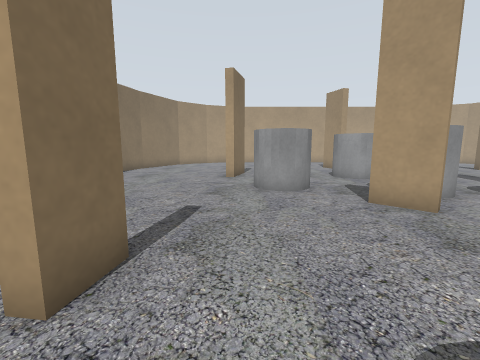
view 1 (above)

19 first-person views from a walk through a robot-simulator world made for Gazebo. The camera is 0.72 m above the floor, tilts 8° down and sees 90° across. The lines on the ground mark 1 m squares. The floor is counted in squares, 0.5 m on a side. Each view is taken from the middle of a square. On the plan, view 1 faces up. The plan holds only what a view shows up to about 13 squares ahead; the rest is blank. The place goes on beyond the plan.

view 2
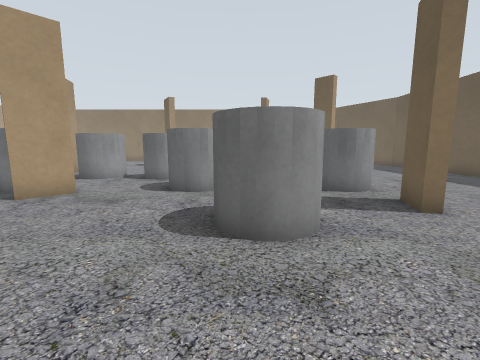

view 3
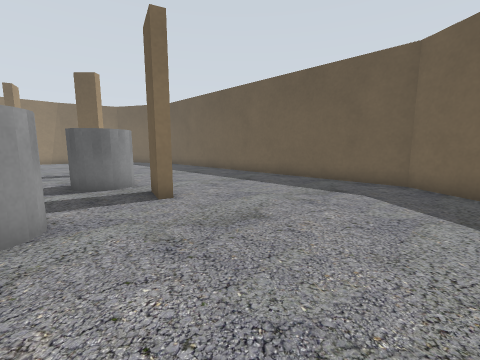

view 4
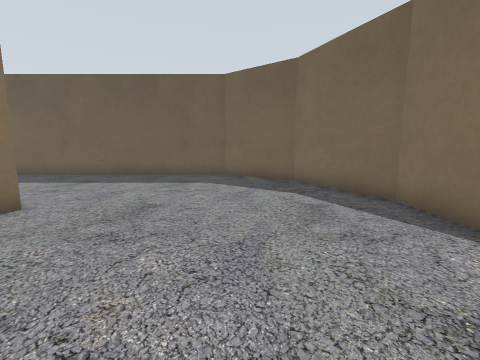

view 5
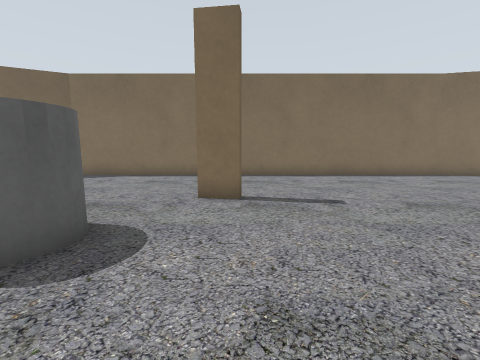

view 6
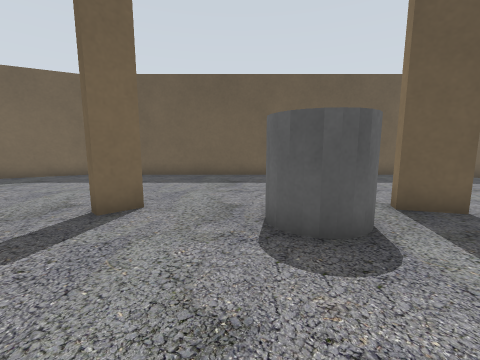

view 7
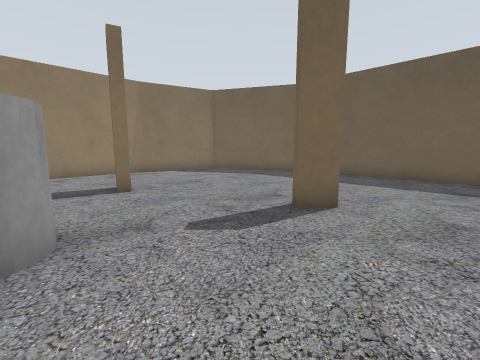

view 8
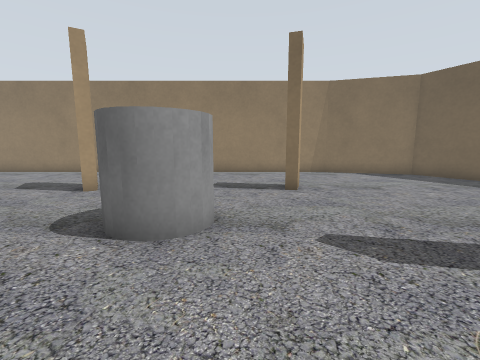

view 9
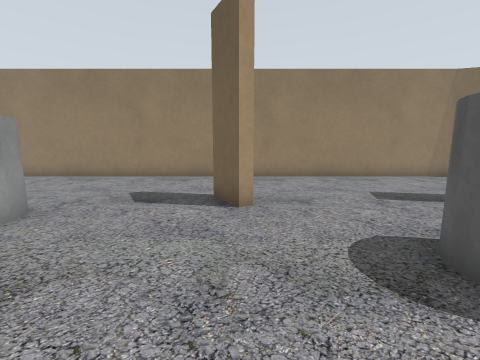

view 10
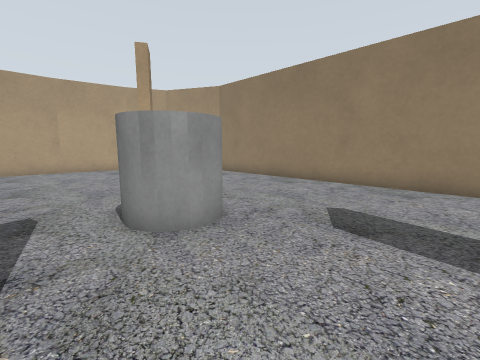

view 11
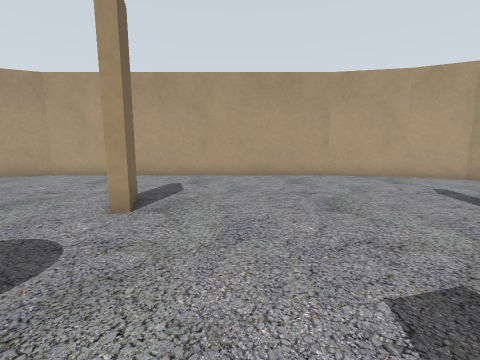

view 12
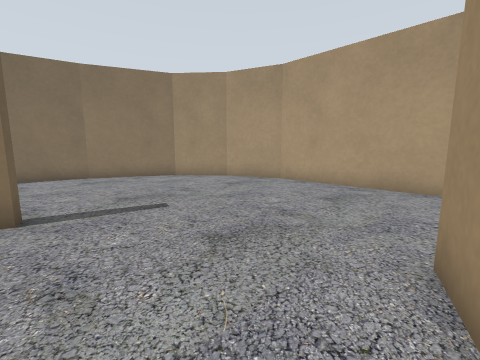

view 13
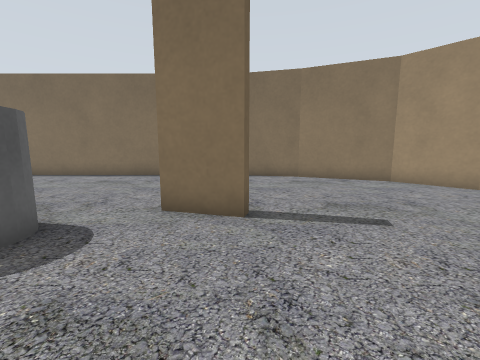

view 14
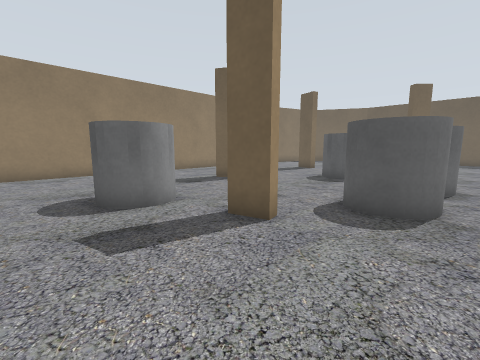

view 15
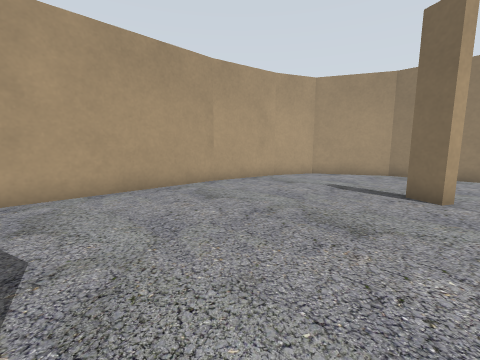

view 16
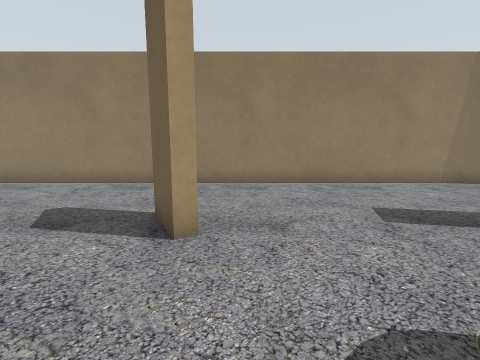

view 17
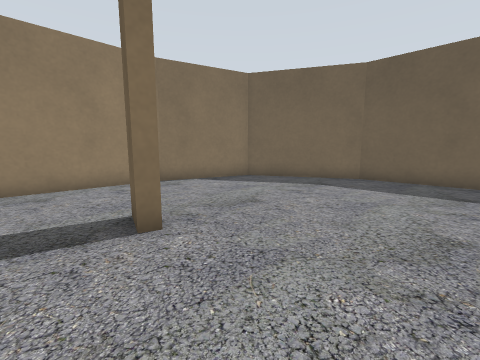

view 18
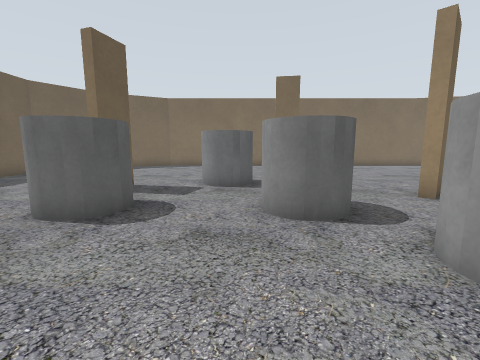

view 19
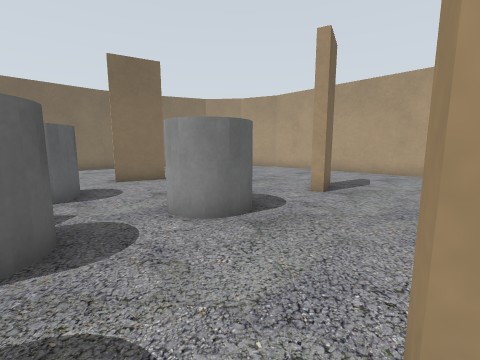

### Floor plan
Points are (right, up) in squares from view 1. A wall is a line through its corners. A room is listed if a view was taken in it or the views show most of it. See-through windows are left out.
Room 1 (views 1, 2, 3, 4, 5, 6, 7, 8, 9, 10, 11, 12, 13, 14, 15, 16, 17, 18, 19)
walls: (4.6, 5.4) (4.3, 5.1) (3.3, 6) (3.6, 6.3) (4.6, 5.4); (10.4, 9.1) (9.9, 9) (9.8, 9.4) (10.8, 9.6); (-1.4, 3.1) (-1.6, 1.8) (-2, 1.9); (16.1, 5.4) (14.8, 4.7) (14.6, 5) (15.9, 5.8); (9.6, -4.9) (9.3, -4.6) (10, -3.9) (10.3, -4.2); (6.1, 15.3) (5.7, 16.6); (2, -4.4) (2.1, -4) (3.4, -4.4) (3.3, -4.8); (-0.1, 13.2) (0.3, 13.1) (-0.3, 11.2) (-0.7, 11.3); (15.9, -2.2) (14.8, -1.9) (14.9, -1.5) (16, -1.8); (6.1, 16.8) (6.6, 15.1) (6.2, 15); (15.4, 15.2) (14.9, 14.4) (14.6, 14.6) (15.1, 15.5); (-7.1, 12.9) (-7.1, -5.2) (-5.3, -9) (-2.3, -11.2) (14.7, -11.2) (19.2, -8.8) (20.4, -4.8); (20.4, -4.9) (20.4, 17.1) (18.8, 20.3) (16.7, 21.3); (13.4, 21.9) (-0.3, 21.9) (-2.9, 20.9) (-4.8, 19.2) (-6.3, 15.8) (-7.1, 12.8); (16.8, 21.2) (13.2, 21.9)
objects: grey cylinder (1, -1) to (2, 0); grey cylinder (1, 8) to (2, 9); grey cylinder (5, -4) to (6, -3); grey cylinder (5, 1) to (6, 2); grey cylinder (5, 7) to (6, 8); grey cylinder (5, 11) to (6, 12); grey cylinder (8, 3) to (9, 4); grey cylinder (8, 6) to (9, 7); grey cylinder (11, 1) to (12, 2); grey cylinder (13, 10) to (14, 11)

Where each view was taken, in squares from view 1:
view 1: 0 up, 0 right, facing up
view 2: 0 up, 3 left, facing right
view 3: 1 down, 4 left, facing down-right
view 4: 1 up, 3 left, facing down
view 5: 3 up, 5 right, facing left
view 6: 1 up, 7 right, facing down
view 7: 1 up, 7 right, facing down-right
view 8: 0 up, 7 right, facing right
view 9: 5 up, 9 right, facing right
view 10: 6 up, 11 right, facing up-right
view 11: 10 up, 9 right, facing up
view 12: 13 up, 6 right, facing up-left
view 13: 13 up, 5 right, facing left
view 14: 13 up, 7 right, facing down-right
view 15: 14 up, 7 right, facing up-right
view 16: 4 up, 11 right, facing right
view 17: 0 up, 11 right, facing down-right
view 18: 0 up, 11 right, facing left
view 19: 8 up, 10 right, facing up-left
